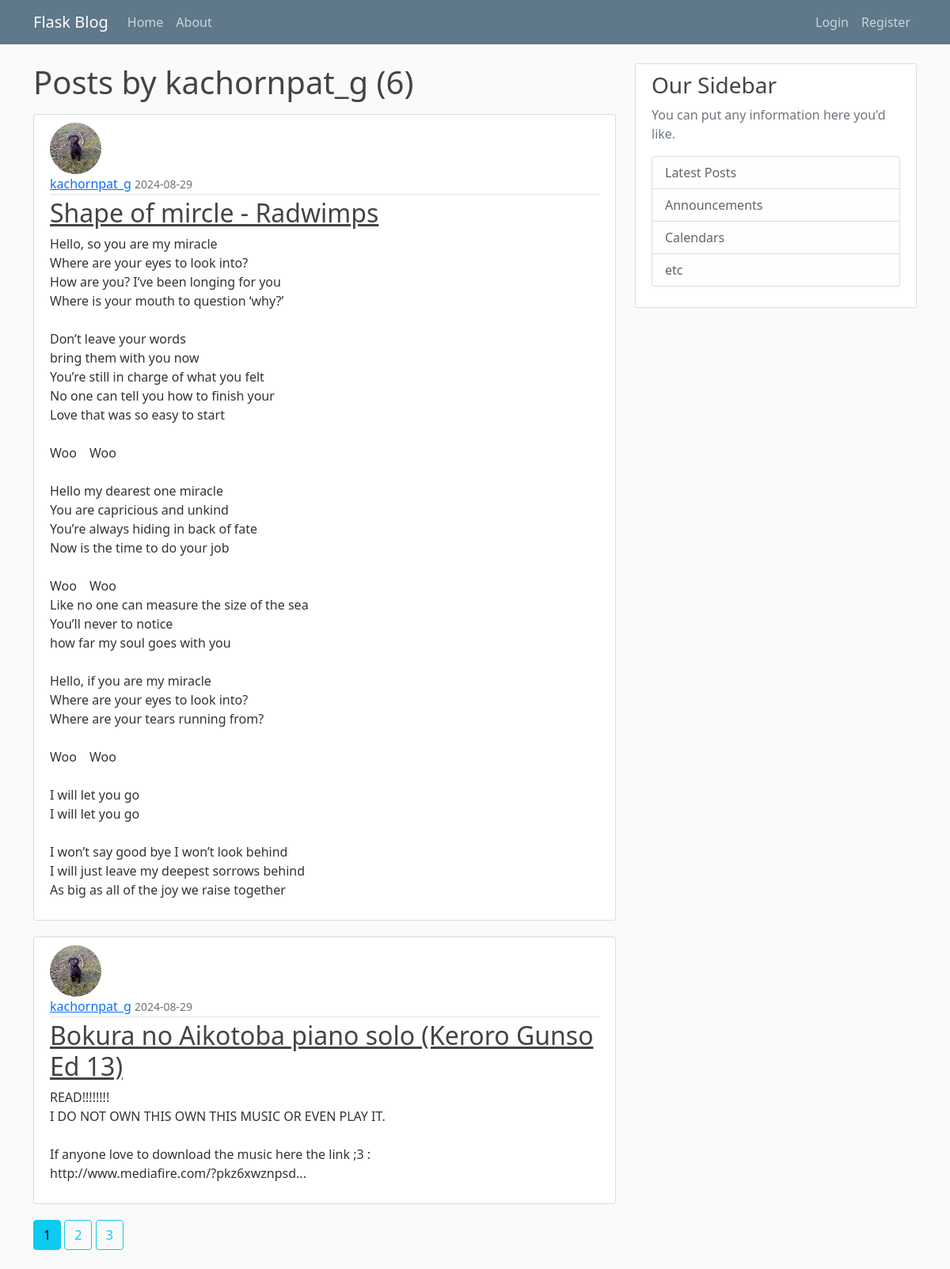
The page /user/kachornpat_g on the database as committed earlier.
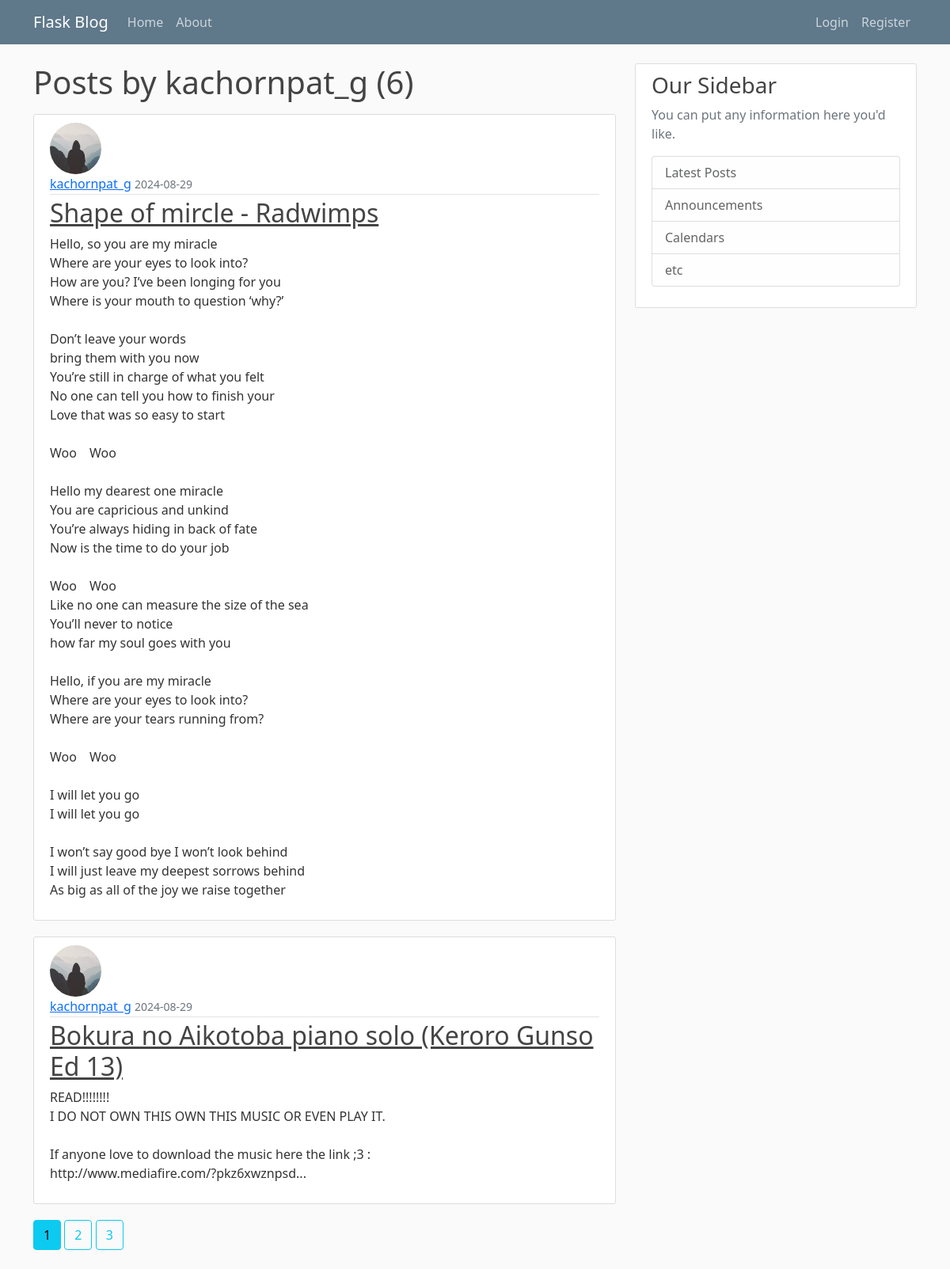
The same page on the database as committed later.
### hello/models.py (models this page shows, shortened)
class Post(db.Model):
    id = db.Column(db.Integer, primary_key=True)
    title = db.Column(db.String(100), nullable=False)
    date_posted = db.Column(db.DateTime(), nullable=False, default=datetime.now())
    content = db.Column(db.Text, nullable=False)
    user_id = db.Column(db.Integer, db.ForeignKey('user.id'), nullable=False)

class User(db.Model, UserMixin):
    id = db.Column(db.Integer, primary_key=True)
    username = db.Column(db.String(20), unique=True, nullable=False)
    email = db.Column(db.String(120), unique=True, nullable=False)
    image_file = db.Column(db.String(20), nullable=False, default='default.jpg')
    password = db.Column(db.String(60), nullable=False)
    posts = db.relationship('Post', backref='author', lazy=True)

### hello/users/routes.py (the view)
@users.route("/user/<string:username>")
def user_posts(username):
    page = request.args.get('page', 1, type=int)
    user = User.query.filter_by(username=username).first_or_404()
    posts = Post.query.filter_by(author=user)\
        .order_by(Post.date_posted.desc())\
        .paginate(page=page, per_page=2)
    return render_template('user_posts.html', posts=posts, user=user)

### hello/templates/user_posts.html
{% extends "layout.html" %}
{% block content %}
    <h1 class="mb-3">Posts by {{ user.username }} ({{ posts.total }})</h1>
    {% for post in posts.items %}
        <article class="media content-section">
            <img class="rounded-circle article-img" src="{{ url_for('static', filename='profile_pics/' + post.author.image_file) }}" alt="">
            <div class="media-body">
                <div class="article-metadata">
                    <a class="mr-2" href="{{ url_for('users.user_posts', username=post.author.username)}}">{{ post.author.username }}</a>
                    <small class="text-muted">{{ post.date_posted.strftime('%Y-%m-%d') }}</small>
                </div>
                <h2><a class="article-title" href="{{ url_for('posts.post', post_id=post.id)}}">{{ post.title }}</a></h2>
                <p class="article-content">{{ post.content }}</p>
            </div>
        </article>
    {% endfor %}
    {% for page_num in posts.iter_pages(left_edge=1, right_edge=1, left_current=1, right_current=1) %}
        {% if page_num %}
            {% if posts.page == page_num %}
                <a class="btn btn-info mb-4" href="{{ url_for('users.user_posts', username=user.username, page=page_num) }}"> {{ page_num }}</a>
            {% else %}
                <a class="btn btn-outline-info mb-4" href="{{ url_for('users.user_posts', username=user.username, page=page_num) }}"> {{ page_num }}</a>
            {% endif %}
        {% else %}
            ...
        {% endif %}
    {% endfor %}
{% endblock content %}

Rows that differ between the two databases and show on the page:
changed through a linked row, Post "Shape of mircle - Radwimps": image_file: a different picture
changed through a linked row, Post "Bokura no Aikotoba piano solo (Keroro Gunso Ed 13)": image_file: a different picture
